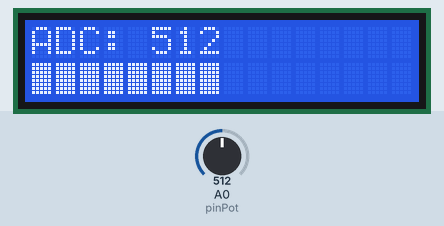
The sketch below on a simulated Arduino Uno, built with avr-gcc and run on an emulated ATmega328P. Shown: 16×2 character LCD. Inputs (shaded band) come from the test bench; at power-on: A0 (pinPot) = 512. What the sketch prints to the serial monitor is not drawn.

Above: at 1.2 s.
1.3 s: A0 (pinPot) set to 716
At 1.9 s:
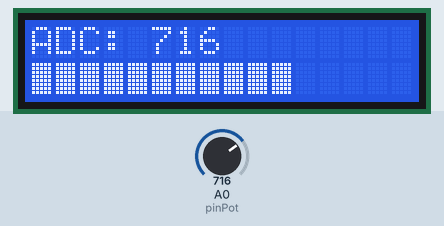
2.9 s: A0 (pinPot) set to 11
At 3.5 s:
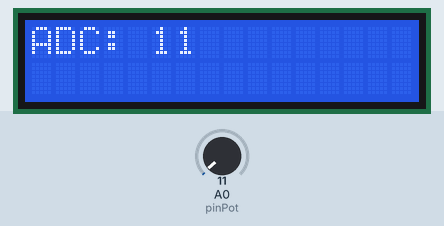
4.5 s: A0 (pinPot) set to 8
At 5.7 s:
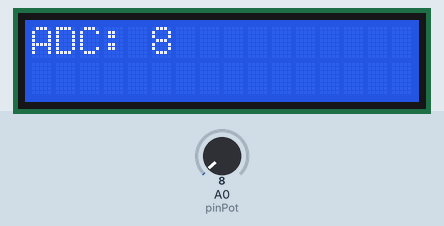
6.0 s: A0 (pinPot) set to 122
At 7.1 s:
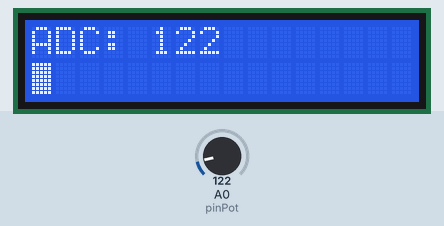
7.6 s: A0 (pinPot) set to 306
At 8.6 s:
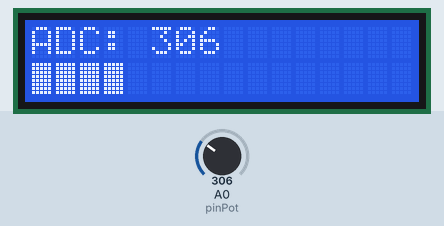
9.2 s: A0 (pinPot) set to 511
At 10.2 s:
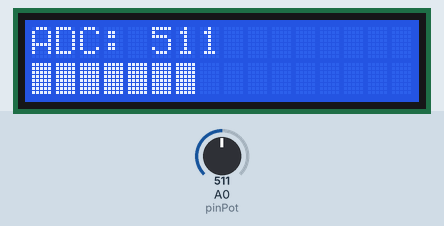
Timing chart, 0 to 11.8 s (numbered marks = the images above; inputs shaded):
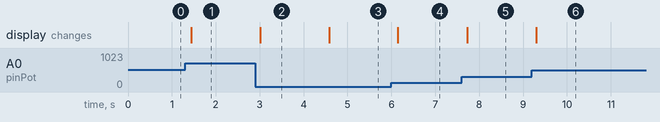

The sketch:

modul3_serialmonitor2.ino
```cpp
#include <Wire.h>                // Mengimpor library untuk komunikasi I2C
#include <LiquidCrystal_I2C.h>   // Mengimpor library untuk LCD I2C
#include <Arduino.h>              // Library utama Arduino

// Ganti alamat jika perlu (0x27 / 0x20)
LiquidCrystal_I2C lcd(0x27, 16, 2);  // Inisialisasi LCD dengan alamat I2C dan ukuran 16x2

const int pinPot = A0;              // Pin untuk membaca potensiometer

void setup() {
  Serial.begin(9600);               // Memulai komunikasi serial dengan baudrate 9600
  lcd.init();                       // Inisialisasi LCD
  lcd.backlight();                  // Menyalakan backlight LCD
}

void loop() {
  int nilai = analogRead(pinPot);   // Membaca nilai analog dari potensiometer

  // Mapping ke bar (0-16)
  int panjangBar = map(nilai, 0, 1023, 0, 16);  // Menghitung panjang bar berdasarkan nilai ADC

  // Tampilan ke Serial Monitor
  Serial.print("Nilai ADC : ");
  Serial.println(nilai);

  // Baris 1: Menampilkan nilai ADC pada LCD
  lcd.setCursor(0, 0);              // Menempatkan kursor pada baris pertama
  lcd.print("ADC: ");
  lcd.print(nilai);                 // Menampilkan nilai ADC
  lcd.print(" ");                   // Menghapus sisa karakter

  // Baris 2: Menampilkan bar berdasarkan nilai ADC
  lcd.setCursor(0, 1);              // Menempatkan kursor pada baris kedua
  for (int i = 0; i < 16; i++) {
    if (i < panjangBar) {
      lcd.print((char)255);          // Menampilkan bar menggunakan karakter 255
    } else {
      lcd.print(" ");                // Menampilkan spasi untuk sisa bagian bar
    }
  }

  delay(200);                       // Delay selama 200 ms sebelum loop berulang
}
```

Measured:
- after the input at 1.3 s, the display: changes after 0.14 s (image 1)
- after the input at 2.9 s, the display: changes after 0.12 s (image 2)
- after the input at 4.5 s, the display: changes after 0.09 s (image 3)
- after the input at 6.0 s, the display: changes after 0.15 s (image 4)
- after the input at 7.6 s, the display: changes after 0.13 s (image 5)
- after the input at 9.2 s, the display: changes after 0.10 s (image 6)
